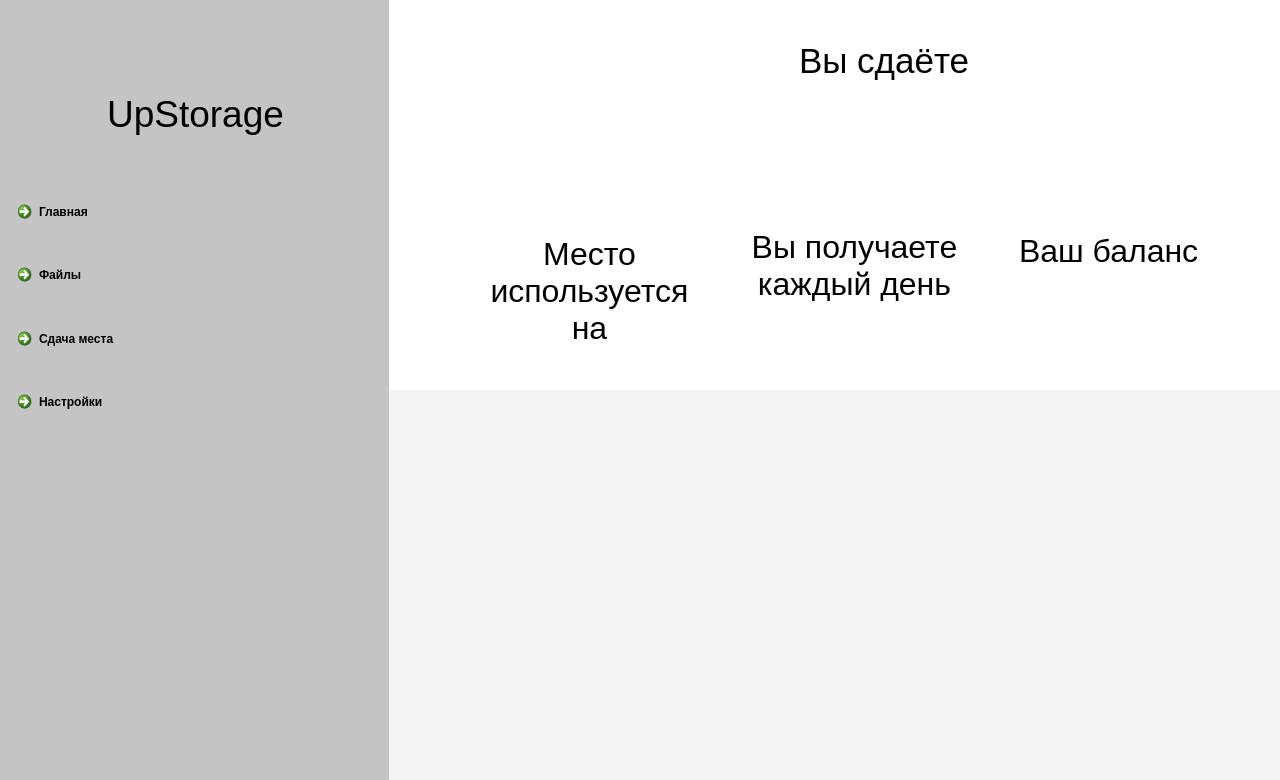
<?xml version="1.0" encoding="UTF-8"?>
<ui version="4.0">
 <class>MainWindow</class>
 <widget class="QMainWindow" name="MainWindow">
  <property name="geometry">
   <rect>
    <x>0</x>
    <y>0</y>
    <width>1280</width>
    <height>780</height>
   </rect>
  </property>
  <property name="sizePolicy">
   <sizepolicy hsizetype="Fixed" vsizetype="Minimum">
    <horstretch>0</horstretch>
    <verstretch>0</verstretch>
   </sizepolicy>
  </property>
  <property name="minimumSize">
   <size>
    <width>1280</width>
    <height>780</height>
   </size>
  </property>
  <property name="maximumSize">
   <size>
    <width>3840</width>
    <height>2160</height>
   </size>
  </property>
  <property name="baseSize">
   <size>
    <width>1280</width>
    <height>780</height>
   </size>
  </property>
  <property name="font">
   <font>
    <family>MS UI Gothic</family>
    <pointsize>14</pointsize>
   </font>
  </property>
  <property name="windowTitle">
   <string>MainWindow</string>
  </property>
  <property name="styleSheet">
   <string notr="true">background-color:rgba(0, 0, 0, 0);</string>
  </property>
  <widget class="QWidget" name="centralwidget">
   <property name="minimumSize">
    <size>
     <width>1280</width>
     <height>780</height>
    </size>
   </property>
   <property name="maximumSize">
    <size>
     <width>3840</width>
     <height>2160</height>
    </size>
   </property>
   <property name="autoFillBackground">
    <bool>false</bool>
   </property>
   <property name="styleSheet">
    <string notr="true">background-color:rgba(0, 0, 0, 0)</string>
   </property>
   <layout class="QFormLayout" name="formLayout">
    <property name="leftMargin">
     <number>0</number>
    </property>
    <property name="topMargin">
     <number>0</number>
    </property>
    <property name="rightMargin">
     <number>0</number>
    </property>
    <property name="bottomMargin">
     <number>0</number>
    </property>
    <item row="0" column="0">
     <widget class="QStackedWidget" name="stackedWidget">
      <property name="minimumSize">
       <size>
        <width>1280</width>
        <height>780</height>
       </size>
      </property>
      <property name="maximumSize">
       <size>
        <width>3840</width>
        <height>2160</height>
       </size>
      </property>
      <property name="autoFillBackground">
       <bool>false</bool>
      </property>
      <property name="styleSheet">
       <string notr="true">background-color:white;</string>
      </property>
      <property name="currentIndex">
       <number>4</number>
      </property>
      <widget class="QWidget" name="reg_page">
       <layout class="QGridLayout" name="gridLayout_2">
        <property name="leftMargin">
         <number>0</number>
        </property>
        <property name="topMargin">
         <number>0</number>
        </property>
        <property name="rightMargin">
         <number>0</number>
        </property>
        <property name="bottomMargin">
         <number>0</number>
        </property>
        <property name="spacing">
         <number>0</number>
        </property>
        <item row="0" column="0">
         <widget class="QWidget" name="widget" native="true">
          <property name="minimumSize">
           <size>
            <width>1280</width>
            <height>780</height>
           </size>
          </property>
          <property name="maximumSize">
           <size>
            <width>4000</width>
            <height>4000</height>
           </size>
          </property>
          <property name="styleSheet">
           <string notr="true">background: #FFFFFF;

</string>
          </property>
          <widget class="QWidget" name="widget_2" native="true">
           <property name="geometry">
            <rect>
             <x>0</x>
             <y>0</y>
             <width>560</width>
             <height>780</height>
            </rect>
           </property>
           <property name="minimumSize">
            <size>
             <width>560</width>
             <height>780</height>
            </size>
           </property>
           <property name="maximumSize">
            <size>
             <width>560</width>
             <height>780</height>
            </size>
           </property>
           <property name="styleSheet">
            <string notr="true">background: #64AEEA;
border: 1px solid rgba(248, 248, 248, 0.6);

</string>
           </property>
           <widget class="QLabel" name="label_4">
            <property name="geometry">
             <rect>
              <x>666</x>
              <y>220</y>
              <width>351</width>
              <height>341</height>
             </rect>
            </property>
            <property name="styleSheet">
             <string notr="true">border-color: rgb(100, 174, 234);
border-radius:15px;</string>
            </property>
            <property name="text">
             <string/>
            </property>
           </widget>
           <widget class="QPushButton" name="pushButton_2">
            <property name="geometry">
             <rect>
              <x>100</x>
              <y>610</y>
              <width>301</width>
              <height>51</height>
             </rect>
            </property>
            <property name="font">
             <font>
              <family>Loma</family>
              <pointsize>13</pointsize>
             </font>
            </property>
            <property name="styleSheet">
             <string notr="true">background:rgb(100, 174, 234) ;
border: 3px solid #F7F9FB; padding: 5px;
border-radius: 15px;
</string>
            </property>
            <property name="text">
             <string>Перейти к авторизации</string>
            </property>
           </widget>
          </widget>
          <widget class="QPushButton" name="pushButton">
           <property name="geometry">
            <rect>
             <x>753</x>
             <y>650</y>
             <width>334</width>
             <height>60</height>
            </rect>
           </property>
           <property name="font">
            <font>
             <family>MS Shell Dlg 2</family>
             <pointsize>13</pointsize>
            </font>
           </property>
           <property name="styleSheet">
            <string notr="true">background: #F7F9FB;
border: 3px solid rgb(114, 159, 207); padding: 5px;
border-radius: 15px;
</string>
           </property>
           <property name="text">
            <string>Зарегистрироваться</string>
           </property>
          </widget>
          <widget class="QWidget" name="verticalLayoutWidget">
           <property name="geometry">
            <rect>
             <x>640</x>
             <y>100</y>
             <width>561</width>
             <height>391</height>
            </rect>
           </property>
           <layout class="QVBoxLayout" name="verticalLayout_2">
            <item>
             <widget class="QLabel" name="label">
              <property name="enabled">
               <bool>true</bool>
              </property>
              <property name="minimumSize">
               <size>
                <width>360</width>
                <height>44</height>
               </size>
              </property>
              <property name="font">
               <font>
                <family>Noto Sans CJK HK</family>
                <pointsize>21</pointsize>
               </font>
              </property>
              <property name="text">
               <string>Регистрация</string>
              </property>
              <property name="alignment">
               <set>Qt::AlignCenter</set>
              </property>
             </widget>
            </item>
            <item>
             <widget class="QLabel" name="label_8">
              <property name="minimumSize">
               <size>
                <width>0</width>
                <height>20</height>
               </size>
              </property>
              <property name="maximumSize">
               <size>
                <width>16777215</width>
                <height>20</height>
               </size>
              </property>
              <property name="text">
               <string/>
              </property>
             </widget>
            </item>
            <item>
             <widget class="QLineEdit" name="lineEdit">
              <property name="minimumSize">
               <size>
                <width>480</width>
                <height>60</height>
               </size>
              </property>
              <property name="maximumSize">
               <size>
                <width>60</width>
                <height>16777215</height>
               </size>
              </property>
              <property name="font">
               <font>
                <family>MS Shell Dlg 2</family>
                <pointsize>14</pointsize>
               </font>
              </property>
              <property name="styleSheet">
               <string notr="true">background: rgb(238, 238, 236);
border: 3px;
border-color: rgb(114, 159, 207) ;
border-radius: 15px;</string>
              </property>
              <property name="text">
               <string/>
              </property>
              <property name="placeholderText">
               <string>ФИО</string>
              </property>
             </widget>
            </item>
            <item>
             <widget class="QLabel" name="label_9">
              <property name="minimumSize">
               <size>
                <width>0</width>
                <height>20</height>
               </size>
              </property>
              <property name="maximumSize">
               <size>
                <width>16777215</width>
                <height>20</height>
               </size>
              </property>
              <property name="text">
               <string/>
              </property>
             </widget>
            </item>
            <item>
             <widget class="QLineEdit" name="lineEdit_2">
              <property name="minimumSize">
               <size>
                <width>480</width>
                <height>60</height>
               </size>
              </property>
              <property name="maximumSize">
               <size>
                <width>480</width>
                <height>60</height>
               </size>
              </property>
              <property name="font">
               <font>
                <family>MS Shell Dlg 2</family>
                <pointsize>14</pointsize>
               </font>
              </property>
              <property name="styleSheet">
               <string notr="true">background: rgb(238, 238, 236);
border: 3px;
border-color: rgb(114, 159, 207) ;
border-radius: 15px;</string>
              </property>
              <property name="placeholderText">
               <string>Email</string>
              </property>
             </widget>
            </item>
            <item>
             <widget class="QLabel" name="label_10">
              <property name="minimumSize">
               <size>
                <width>0</width>
                <height>20</height>
               </size>
              </property>
              <property name="maximumSize">
               <size>
                <width>16777215</width>
                <height>20</height>
               </size>
              </property>
              <property name="text">
               <string/>
              </property>
             </widget>
            </item>
            <item>
             <widget class="QLineEdit" name="lineEdit_3">
              <property name="minimumSize">
               <size>
                <width>480</width>
                <height>60</height>
               </size>
              </property>
              <property name="maximumSize">
               <size>
                <width>480</width>
                <height>60</height>
               </size>
              </property>
              <property name="font">
               <font>
                <family>MS Shell Dlg 2</family>
                <pointsize>14</pointsize>
               </font>
              </property>
              <property name="styleSheet">
               <string notr="true">background: rgb(238, 238, 236);
border: 3px;
border-color: rgb(114, 159, 207) ;
border-radius: 15px;</string>
              </property>
              <property name="placeholderText">
               <string>Пароль</string>
              </property>
             </widget>
            </item>
           </layout>
          </widget>
          <widget class="QLabel" name="label_2">
           <property name="geometry">
            <rect>
             <x>690</x>
             <y>500</y>
             <width>491</width>
             <height>81</height>
            </rect>
           </property>
           <property name="text">
            <string>Я принимаю условия Пользовательского соглашения и даю свое согласие на обработку моей персональной информации на условиях определенных Политикой конфиденциальности</string>
           </property>
           <property name="alignment">
            <set>Qt::AlignJustify|Qt::AlignVCenter</set>
           </property>
           <property name="wordWrap">
            <bool>true</bool>
           </property>
          </widget>
          <widget class="QCheckBox" name="checkBox">
           <property name="geometry">
            <rect>
             <x>650</x>
             <y>500</y>
             <width>21</width>
             <height>21</height>
            </rect>
           </property>
           <property name="minimumSize">
            <size>
             <width>0</width>
             <height>0</height>
            </size>
           </property>
           <property name="maximumSize">
            <size>
             <width>600</width>
             <height>90</height>
            </size>
           </property>
           <property name="font">
            <font>
             <family>aakar</family>
             <pointsize>12</pointsize>
            </font>
           </property>
           <property name="styleSheet">
            <string notr="true">subcontrol-position: left top;</string>
           </property>
           <property name="text">
            <string/>
           </property>
          </widget>
         </widget>
        </item>
       </layout>
      </widget>
      <widget class="QWidget" name="in_page">
       <layout class="QGridLayout" name="gridLayout_3">
        <property name="leftMargin">
         <number>0</number>
        </property>
        <property name="topMargin">
         <number>0</number>
        </property>
        <property name="rightMargin">
         <number>0</number>
        </property>
        <property name="bottomMargin">
         <number>0</number>
        </property>
        <property name="spacing">
         <number>0</number>
        </property>
        <item row="0" column="0">
         <widget class="QWidget" name="widget_3" native="true">
          <property name="minimumSize">
           <size>
            <width>1280</width>
            <height>780</height>
           </size>
          </property>
          <property name="maximumSize">
           <size>
            <width>1280</width>
            <height>780</height>
           </size>
          </property>
          <property name="styleSheet">
           <string notr="true">background: #FFFFFF;

</string>
          </property>
          <widget class="QWidget" name="widget_4" native="true">
           <property name="geometry">
            <rect>
             <x>720</x>
             <y>0</y>
             <width>560</width>
             <height>780</height>
            </rect>
           </property>
           <property name="minimumSize">
            <size>
             <width>0</width>
             <height>780</height>
            </size>
           </property>
           <property name="maximumSize">
            <size>
             <width>16777215</width>
             <height>780</height>
            </size>
           </property>
           <property name="styleSheet">
            <string notr="true">background: #64AEEA;
border: 1px solid rgba(248, 248, 248, 0.6);

</string>
           </property>
           <widget class="QLabel" name="label_5">
            <property name="geometry">
             <rect>
              <x>666</x>
              <y>220</y>
              <width>351</width>
              <height>341</height>
             </rect>
            </property>
            <property name="styleSheet">
             <string notr="true">border-color: rgb(100, 174, 234);
border-radius:15px;</string>
            </property>
            <property name="text">
             <string/>
            </property>
           </widget>
           <widget class="QPushButton" name="pushButton_3">
            <property name="geometry">
             <rect>
              <x>128</x>
              <y>650</y>
              <width>334</width>
              <height>70</height>
             </rect>
            </property>
            <property name="minimumSize">
             <size>
              <width>334</width>
              <height>70</height>
             </size>
            </property>
            <property name="maximumSize">
             <size>
              <width>334</width>
              <height>60</height>
             </size>
            </property>
            <property name="font">
             <font>
              <family>Loma</family>
              <pointsize>13</pointsize>
             </font>
            </property>
            <property name="styleSheet">
             <string notr="true">background:white ;
border: 3px solid #F7F9FB; padding: 5px;
border-radius: 15px;
</string>
            </property>
            <property name="text">
             <string>Зарегестрироваться</string>
            </property>
           </widget>
           <widget class="QLabel" name="label_7">
            <property name="geometry">
             <rect>
              <x>129</x>
              <y>70</y>
              <width>334</width>
              <height>88</height>
             </rect>
            </property>
            <property name="font">
             <font>
              <family>MS Shell Dlg 2</family>
              <pointsize>18</pointsize>
             </font>
            </property>
            <property name="tabletTracking">
             <bool>false</bool>
            </property>
            <property name="acceptDrops">
             <bool>false</bool>
            </property>
            <property name="styleSheet">
             <string notr="true">color: white;
border-color:rgb(100, 174, 234);</string>
            </property>
            <property name="text">
             <string>Добро пожаловать в UpStorage</string>
            </property>
            <property name="alignment">
             <set>Qt::AlignCenter</set>
            </property>
            <property name="wordWrap">
             <bool>true</bool>
            </property>
           </widget>
          </widget>
          <widget class="QPushButton" name="pushButton_4">
           <property name="geometry">
            <rect>
             <x>193</x>
             <y>650</y>
             <width>334</width>
             <height>60</height>
            </rect>
           </property>
           <property name="minimumSize">
            <size>
             <width>334</width>
             <height>60</height>
            </size>
           </property>
           <property name="maximumSize">
            <size>
             <width>334</width>
             <height>60</height>
            </size>
           </property>
           <property name="font">
            <font>
             <family>MS Shell Dlg 2</family>
             <pointsize>13</pointsize>
            </font>
           </property>
           <property name="styleSheet">
            <string notr="true">background: #F7F9FB;
border: 3px solid rgb(114, 159, 207); padding: 5px;
border-radius: 15px;</string>
           </property>
           <property name="text">
            <string>Войти</string>
           </property>
          </widget>
          <widget class="QWidget" name="verticalLayoutWidget_2">
           <property name="geometry">
            <rect>
             <x>120</x>
             <y>150</y>
             <width>482</width>
             <height>406</height>
            </rect>
           </property>
           <layout class="QVBoxLayout" name="verticalLayout_4">
            <property name="topMargin">
             <number>0</number>
            </property>
            <property name="rightMargin">
             <number>0</number>
            </property>
            <item>
             <layout class="QHBoxLayout" name="horizontalLayout_2">
              <item>
               <widget class="QLabel" name="label_3">
                <property name="minimumSize">
                 <size>
                  <width>361</width>
                  <height>44</height>
                 </size>
                </property>
                <property name="maximumSize">
                 <size>
                  <width>361</width>
                  <height>44</height>
                 </size>
                </property>
                <property name="font">
                 <font>
                  <family>Noto Sans CJK HK</family>
                  <pointsize>19</pointsize>
                 </font>
                </property>
                <property name="text">
                 <string>Вход в учётную запись</string>
                </property>
                <property name="alignment">
                 <set>Qt::AlignCenter</set>
                </property>
               </widget>
              </item>
             </layout>
            </item>
            <item>
             <spacer name="verticalSpacer">
              <property name="orientation">
               <enum>Qt::Vertical</enum>
              </property>
              <property name="sizeType">
               <enum>QSizePolicy::MinimumExpanding</enum>
              </property>
              <property name="sizeHint" stdset="0">
               <size>
                <width>20</width>
                <height>107</height>
               </size>
              </property>
             </spacer>
            </item>
            <item>
             <widget class="QLabel" name="label_11">
              <property name="minimumSize">
               <size>
                <width>0</width>
                <height>20</height>
               </size>
              </property>
              <property name="maximumSize">
               <size>
                <width>16777215</width>
                <height>20</height>
               </size>
              </property>
              <property name="text">
               <string/>
              </property>
             </widget>
            </item>
            <item>
             <widget class="QLineEdit" name="lineEdit_5">
              <property name="minimumSize">
               <size>
                <width>480</width>
                <height>60</height>
               </size>
              </property>
              <property name="maximumSize">
               <size>
                <width>480</width>
                <height>60</height>
               </size>
              </property>
              <property name="font">
               <font>
                <family>MS Shell Dlg 2</family>
                <pointsize>14</pointsize>
               </font>
              </property>
              <property name="styleSheet">
               <string notr="true">background: rgb(238, 238, 236);
border: 3px;
border-color: rgb(114, 159, 207) ;
border-radius: 15px;</string>
              </property>
              <property name="placeholderText">
               <string>Email</string>
              </property>
             </widget>
            </item>
            <item>
             <widget class="QLabel" name="label_12">
              <property name="minimumSize">
               <size>
                <width>0</width>
                <height>20</height>
               </size>
              </property>
              <property name="maximumSize">
               <size>
                <width>16777215</width>
                <height>20</height>
               </size>
              </property>
              <property name="text">
               <string/>
              </property>
             </widget>
            </item>
            <item>
             <widget class="QLineEdit" name="lineEdit_6">
              <property name="minimumSize">
               <size>
                <width>480</width>
                <height>60</height>
               </size>
              </property>
              <property name="maximumSize">
               <size>
                <width>480</width>
                <height>60</height>
               </size>
              </property>
              <property name="font">
               <font>
                <family>MS Shell Dlg 2</family>
                <pointsize>14</pointsize>
               </font>
              </property>
              <property name="styleSheet">
               <string notr="true">background: rgb(238, 238, 236);
border: 3px;
border-color: rgb(114, 159, 207) ;
border-radius: 15px;</string>
              </property>
              <property name="echoMode">
               <enum>QLineEdit::Password</enum>
              </property>
              <property name="placeholderText">
               <string>Пароль</string>
              </property>
             </widget>
            </item>
            <item>
             <widget class="QWidget" name="widget_7" native="true">
              <property name="minimumSize">
               <size>
                <width>0</width>
                <height>40</height>
               </size>
              </property>
              <property name="maximumSize">
               <size>
                <width>16777215</width>
                <height>40</height>
               </size>
              </property>
              <widget class="QCheckBox" name="checkBox_2">
               <property name="geometry">
                <rect>
                 <x>0</x>
                 <y>10</y>
                 <width>171</width>
                 <height>20</height>
                </rect>
               </property>
               <property name="minimumSize">
                <size>
                 <width>0</width>
                 <height>20</height>
                </size>
               </property>
               <property name="maximumSize">
                <size>
                 <width>1000</width>
                 <height>20</height>
                </size>
               </property>
               <property name="text">
                <string>Запомнить меня</string>
               </property>
              </widget>
              <widget class="QCommandLinkButton" name="commandLinkButton_2">
               <property name="geometry">
                <rect>
                 <x>310</x>
                 <y>0</y>
                 <width>165</width>
                 <height>30</height>
                </rect>
               </property>
               <property name="minimumSize">
                <size>
                 <width>165</width>
                 <height>30</height>
                </size>
               </property>
               <property name="maximumSize">
                <size>
                 <width>165</width>
                 <height>30</height>
                </size>
               </property>
               <property name="font">
                <font>
                 <family>Nirmala UI Semilight</family>
                 <pointsize>10</pointsize>
                 <weight>50</weight>
                 <bold>false</bold>
                 <strikeout>false</strikeout>
                 <kerning>false</kerning>
                </font>
               </property>
               <property name="layoutDirection">
                <enum>Qt::LeftToRight</enum>
               </property>
               <property name="text">
                <string>Забыли пароль?</string>
               </property>
               <property name="iconSize">
                <size>
                 <width>0</width>
                 <height>0</height>
                </size>
               </property>
               <property name="checkable">
                <bool>false</bool>
               </property>
              </widget>
             </widget>
            </item>
           </layout>
          </widget>
         </widget>
        </item>
       </layout>
      </widget>
      <widget class="QWidget" name="recover_pass_page">
       <layout class="QGridLayout" name="gridLayout">
        <property name="leftMargin">
         <number>0</number>
        </property>
        <property name="topMargin">
         <number>0</number>
        </property>
        <property name="rightMargin">
         <number>0</number>
        </property>
        <property name="bottomMargin">
         <number>0</number>
        </property>
        <property name="spacing">
         <number>0</number>
        </property>
        <item row="0" column="0">
         <widget class="QLabel" name="label_6">
          <property name="font">
           <font>
            <pointsize>26</pointsize>
           </font>
          </property>
          <property name="text">
           <string>Welcome to UpStorage</string>
          </property>
         </widget>
        </item>
        <item row="1" column="0">
         <widget class="QLabel" name="label_13">
          <property name="text">
           <string>Укажите электронный адрес, к которому привязан ваш аккаунт</string>
          </property>
          <property name="wordWrap">
           <bool>true</bool>
          </property>
         </widget>
        </item>
        <item row="2" column="0">
         <widget class="QLabel" name="label_14">
          <property name="text">
           <string/>
          </property>
         </widget>
        </item>
        <item row="3" column="0">
         <widget class="QLineEdit" name="lineEdit_4">
          <property name="font">
           <font>
            <pointsize>18</pointsize>
           </font>
          </property>
          <property name="styleSheet">
           <string notr="true">background: #F7F9FB;
border: 3px solid rgb(26, 125, 241); padding: 5px;
border-radius: 15px;</string>
          </property>
          <property name="placeholderText">
           <string>Email</string>
          </property>
         </widget>
        </item>
        <item row="4" column="0">
         <widget class="QPushButton" name="pushButton_5">
          <property name="font">
           <font>
            <pointsize>14</pointsize>
           </font>
          </property>
          <property name="styleSheet">
           <string notr="true">background: rgb(26, 125, 241);
border: 3px solid rgb(26, 125, 241); padding: 5px;
border-radius: 15px;</string>
          </property>
          <property name="text">
           <string>Восстановить</string>
          </property>
         </widget>
        </item>
        <item row="5" column="0">
         <widget class="QPushButton" name="pushButton_6">
          <property name="font">
           <font>
            <pointsize>14</pointsize>
           </font>
          </property>
          <property name="styleSheet">
           <string notr="true">background: #F7F9FB;
border: 3px solid rgb(26, 125, 241); padding: 5px;
border-radius: 15px;</string>
          </property>
          <property name="text">
           <string>Назад</string>
          </property>
         </widget>
        </item>
       </layout>
      </widget>
      <widget class="QWidget" name="get_cod_page">
       <layout class="QGridLayout" name="gridLayout_4">
        <property name="leftMargin">
         <number>0</number>
        </property>
        <property name="topMargin">
         <number>0</number>
        </property>
        <property name="rightMargin">
         <number>0</number>
        </property>
        <property name="bottomMargin">
         <number>0</number>
        </property>
        <property name="spacing">
         <number>0</number>
        </property>
        <item row="0" column="0">
         <widget class="QLabel" name="label_15">
          <property name="font">
           <font>
            <pointsize>33</pointsize>
           </font>
          </property>
          <property name="text">
           <string>UpStorage</string>
          </property>
         </widget>
        </item>
        <item row="1" column="0">
         <widget class="QLabel" name="label_16">
          <property name="text">
           <string>На ваш email был отправлен код доступа</string>
          </property>
          <property name="wordWrap">
           <bool>true</bool>
          </property>
         </widget>
        </item>
        <item row="2" column="0">
         <widget class="QLabel" name="label_17">
          <property name="text">
           <string>TextLabel</string>
          </property>
         </widget>
        </item>
        <item row="3" column="0">
         <widget class="QLineEdit" name="lineEdit_7">
          <property name="font">
           <font>
            <pointsize>18</pointsize>
           </font>
          </property>
          <property name="styleSheet">
           <string notr="true">background: #F7F9FB;
border: 3px solid rgb(26, 125, 241); padding: 5px;
border-radius: 15px;</string>
          </property>
          <property name="placeholderText">
           <string>Код</string>
          </property>
         </widget>
        </item>
        <item row="4" column="0">
         <widget class="QPushButton" name="pushButton_7">
          <property name="font">
           <font>
            <pointsize>16</pointsize>
           </font>
          </property>
          <property name="styleSheet">
           <string notr="true">background: rgb(26, 125, 241);
border: 3px solid rgb(26, 125, 241); padding: 5px;
border-radius: 15px;</string>
          </property>
          <property name="text">
           <string>Ввод</string>
          </property>
         </widget>
        </item>
        <item row="5" column="0">
         <widget class="QPushButton" name="pushButton_8">
          <property name="font">
           <font>
            <pointsize>15</pointsize>
           </font>
          </property>
          <property name="styleSheet">
           <string notr="true">background: #F7F9FB;
border: 3px solid rgb(26, 125, 241); padding: 5px;
border-radius: 15px;</string>
          </property>
          <property name="text">
           <string>Назад</string>
          </property>
         </widget>
        </item>
       </layout>
      </widget>
      <widget class="QWidget" name="home_page">
       <layout class="QGridLayout" name="gridLayout_5">
        <property name="leftMargin">
         <number>0</number>
        </property>
        <property name="topMargin">
         <number>0</number>
        </property>
        <property name="rightMargin">
         <number>0</number>
        </property>
        <property name="bottomMargin">
         <number>0</number>
        </property>
        <property name="spacing">
         <number>0</number>
        </property>
        <item row="0" column="0">
         <widget class="QWidget" name="widget_10" native="true">
          <property name="minimumSize">
           <size>
            <width>1280</width>
            <height>780</height>
           </size>
          </property>
          <layout class="QFormLayout" name="formLayout_2">
           <property name="horizontalSpacing">
            <number>0</number>
           </property>
           <property name="verticalSpacing">
            <number>0</number>
           </property>
           <property name="leftMargin">
            <number>0</number>
           </property>
           <property name="topMargin">
            <number>0</number>
           </property>
           <property name="rightMargin">
            <number>0</number>
           </property>
           <property name="bottomMargin">
            <number>0</number>
           </property>
           <item row="0" column="0">
            <widget class="QWidget" name="widget_5" native="true">
             <property name="sizePolicy">
              <sizepolicy hsizetype="Fixed" vsizetype="Preferred">
               <horstretch>0</horstretch>
               <verstretch>0</verstretch>
              </sizepolicy>
             </property>
             <property name="minimumSize">
              <size>
               <width>389</width>
               <height>780</height>
              </size>
             </property>
             <property name="maximumSize">
              <size>
               <width>389</width>
               <height>4000</height>
              </size>
             </property>
             <property name="styleSheet">
              <string notr="true">background: #C4C4C4;</string>
             </property>
             <widget class="QWidget" name="verticalLayoutWidget_3">
              <property name="geometry">
               <rect>
                <x>10</x>
                <y>40</y>
                <width>371</width>
                <height>401</height>
               </rect>
              </property>
              <layout class="QVBoxLayout" name="verticalLayout_3">
               <item>
                <widget class="QLabel" name="label_18">
                 <property name="minimumSize">
                  <size>
                   <width>291</width>
                   <height>148</height>
                  </size>
                 </property>
                 <property name="maximumSize">
                  <size>
                   <width>1000</width>
                   <height>148</height>
                  </size>
                 </property>
                 <property name="font">
                  <font>
                   <pointsize>28</pointsize>
                  </font>
                 </property>
                 <property name="text">
                  <string>UpStorage</string>
                 </property>
                 <property name="alignment">
                  <set>Qt::AlignCenter</set>
                 </property>
                </widget>
               </item>
               <item>
                <widget class="QCommandLinkButton" name="commandLinkButton">
                 <property name="text">
                  <string>Главная</string>
                 </property>
                </widget>
               </item>
               <item>
                <widget class="QCommandLinkButton" name="commandLinkButton_3">
                 <property name="text">
                  <string>Файлы</string>
                 </property>
                </widget>
               </item>
               <item>
                <widget class="QCommandLinkButton" name="commandLinkButton_4">
                 <property name="text">
                  <string>Сдача места</string>
                 </property>
                </widget>
               </item>
               <item>
                <widget class="QCommandLinkButton" name="commandLinkButton_5">
                 <property name="text">
                  <string>Настройки</string>
                 </property>
                </widget>
               </item>
              </layout>
             </widget>
            </widget>
           </item>
           <item row="0" column="1">
            <widget class="QWidget" name="widget_6" native="true">
             <layout class="QVBoxLayout" name="verticalLayout_6">
              <property name="spacing">
               <number>0</number>
              </property>
              <property name="leftMargin">
               <number>0</number>
              </property>
              <property name="topMargin">
               <number>0</number>
              </property>
              <property name="rightMargin">
               <number>0</number>
              </property>
              <property name="bottomMargin">
               <number>0</number>
              </property>
              <item>
               <widget class="QWidget" name="widget_8" native="true">
                <widget class="QLabel" name="title_home_page">
                 <property name="geometry">
                  <rect>
                   <x>410</x>
                   <y>40</y>
                   <width>171</width>
                   <height>41</height>
                  </rect>
                 </property>
                 <property name="font">
                  <font>
                   <pointsize>26</pointsize>
                  </font>
                 </property>
                 <property name="text">
                  <string>Вы сдаёте</string>
                 </property>
                </widget>
                <widget class="QLabel" name="place_in_use">
                 <property name="geometry">
                  <rect>
                   <x>100</x>
                   <y>240</y>
                   <width>201</width>
                   <height>101</height>
                  </rect>
                 </property>
                 <property name="font">
                  <font>
                   <pointsize>24</pointsize>
                  </font>
                 </property>
                 <property name="text">
                  <string>Место используется на</string>
                 </property>
                 <property name="alignment">
                  <set>Qt::AlignCenter</set>
                 </property>
                 <property name="wordWrap">
                  <bool>true</bool>
                 </property>
                </widget>
                <widget class="QLabel" name="label_21">
                 <property name="geometry">
                  <rect>
                   <x>350</x>
                   <y>230</y>
                   <width>231</width>
                   <height>71</height>
                  </rect>
                 </property>
                 <property name="font">
                  <font>
                   <pointsize>24</pointsize>
                  </font>
                 </property>
                 <property name="text">
                  <string>Вы получаете каждый день</string>
                 </property>
                 <property name="alignment">
                  <set>Qt::AlignCenter</set>
                 </property>
                 <property name="wordWrap">
                  <bool>true</bool>
                 </property>
                </widget>
                <widget class="QLabel" name="balance_score">
                 <property name="geometry">
                  <rect>
                   <x>630</x>
                   <y>230</y>
                   <width>181</width>
                   <height>41</height>
                  </rect>
                 </property>
                 <property name="font">
                  <font>
                   <pointsize>24</pointsize>
                  </font>
                 </property>
                 <property name="text">
                  <string>Ваш баланс</string>
                 </property>
                </widget>
               </widget>
              </item>
              <item>
               <widget class="QWidget" name="widget_9" native="true">
                <property name="styleSheet">
                 <string notr="true">background: rgba(196, 196, 196, 0.21);</string>
                </property>
               </widget>
              </item>
             </layout>
            </widget>
           </item>
          </layout>
         </widget>
        </item>
       </layout>
      </widget>
     </widget>
    </item>
   </layout>
  </widget>
  <widget class="QMenuBar" name="menubar">
   <property name="geometry">
    <rect>
     <x>0</x>
     <y>0</y>
     <width>1280</width>
     <height>22</height>
    </rect>
   </property>
  </widget>
  <widget class="QStatusBar" name="statusbar"/>
 </widget>
 <resources/>
 <connections/>
</ui>
